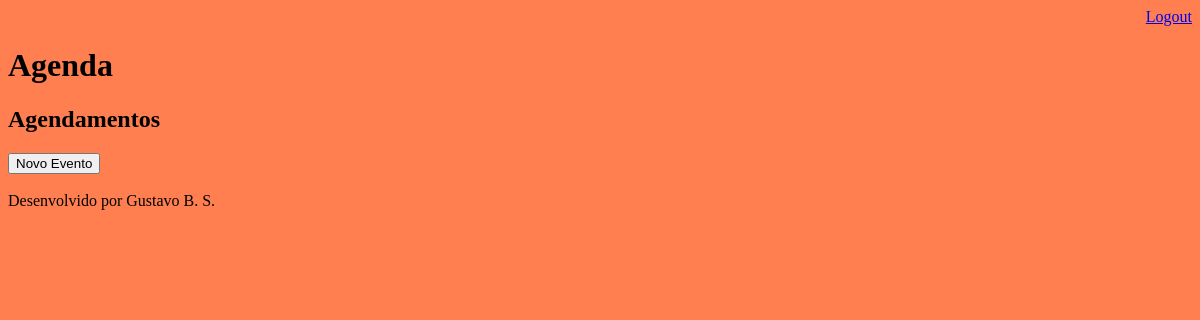
Page /agenda/ (signed in) on the earlier database version.
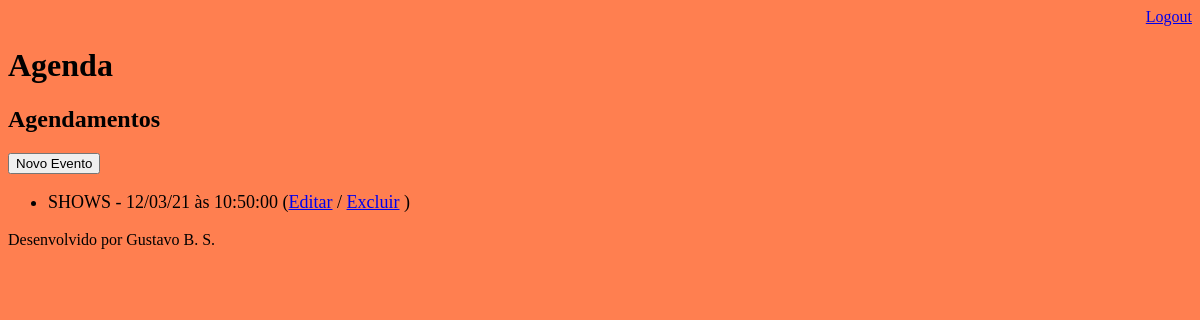
Same page on the later database version.
### core/models.py (models this page shows, shortened)
class Evento(models.Model):
    titulo = models.CharField(max_length=100, verbose_name='Evento')
    descricao = models.TextField(blank=True, null=True, verbose_name='Descrição')
    data_evento = models.DateTimeField(verbose_name='Data do Evento')
    data_criacao = models.DateTimeField(auto_now=True, verbose_name='Data da Criação')
    usuario = models.ForeignKey(User, on_delete=models.CASCADE)
    local = models.CharField(max_length=100, blank=True, null=True, verbose_name='Local do Evento')
    objects = models.Manager()
    class Meta:
        db_table = 'evento'
    def get_data_evento(self):
        return self.data_evento.strftime('%d/%m/%y às %H:%M:%S')
    def get_evento_atrasado(self):
        if self.data_evento < datetime.now():
            return True
        else:
            return False

### core/views.py (the view)
# urls.py: path('agenda/', views.lista_eventos),
@login_required(login_url='/login')
def lista_eventos(request):
    usuario = request.user
    data_atual = datetime.now() - timedelta(hours=1)
    evento = Evento.objects.filter(usuario=usuario,
                                   data_evento__gt=data_atual)
    response = {'eventos': evento}
    return render(request, 'agenda.html', response)

### core/templates/agenda.html (shortened to what this page needs)
{% extends "model-page.html" %}
{% block content %}
    <h2>Agendamentos</h2>
    <a href="evento/">
        <button type="button">Novo Evento</button>
    </a>
    <ul style="font-size: 18px">
        {% for evento in eventos %}
            <li>
                <div style=>
                {{ evento.titulo }} - {{ evento.get_data_evento}}
                (<a href="evento/?id={{ evento.id }}">Editar</a>
                / <a href="evento/delete/{{ evento.id }}">Excluir</a> )
                </div>
            </li>
        {% endfor %}
    </ul>
{% endblock %}

Differences in the rows shown:
added Evento: titulo "SHOWS", get_data_evento "12/03/21 às 10:50:00"
